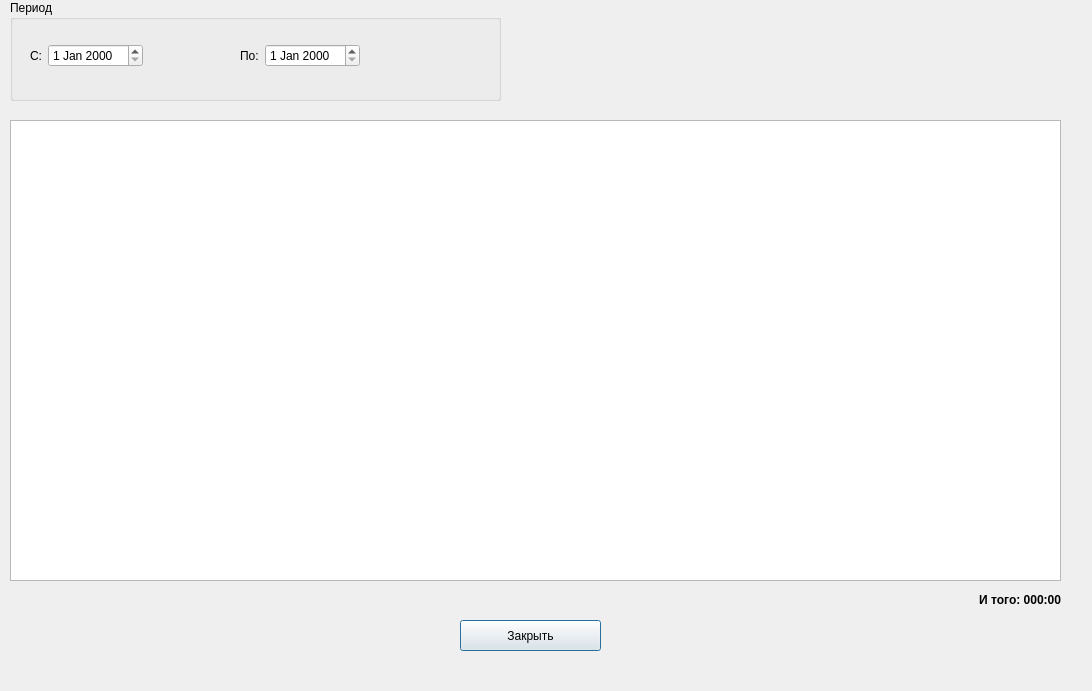
<?xml version="1.0" encoding="UTF-8"?>
<ui version="4.0">
 <class>worksReportDialog</class>
 <widget class="QDialog" name="worksReportDialog">
  <property name="geometry">
   <rect>
    <x>0</x>
    <y>0</y>
    <width>1092</width>
    <height>691</height>
   </rect>
  </property>
  <property name="windowTitle">
   <string>Время по задачам за период</string>
  </property>
  <property name="modal">
   <bool>true</bool>
  </property>
  <widget class="QTableView" name="m_reportView">
   <property name="geometry">
    <rect>
     <x>10</x>
     <y>120</y>
     <width>1051</width>
     <height>461</height>
    </rect>
   </property>
   <property name="editTriggers">
    <set>QAbstractItemView::NoEditTriggers</set>
   </property>
   <property name="selectionBehavior">
    <enum>QAbstractItemView::SelectRows</enum>
   </property>
   <property name="sortingEnabled">
    <bool>true</bool>
   </property>
  </widget>
  <widget class="QLabel" name="m_sumTimeLabel">
   <property name="geometry">
    <rect>
     <x>930</x>
     <y>590</y>
     <width>131</width>
     <height>19</height>
    </rect>
   </property>
   <property name="font">
    <font>
     <weight>75</weight>
     <bold>true</bold>
    </font>
   </property>
   <property name="text">
    <string>И того: 000:00</string>
   </property>
   <property name="textFormat">
    <enum>Qt::AutoText</enum>
   </property>
   <property name="alignment">
    <set>Qt::AlignRight|Qt::AlignTrailing|Qt::AlignVCenter</set>
   </property>
  </widget>
  <widget class="QPushButton" name="m_closeButton">
   <property name="geometry">
    <rect>
     <x>460</x>
     <y>620</y>
     <width>141</width>
     <height>31</height>
    </rect>
   </property>
   <property name="text">
    <string>Закрыть</string>
   </property>
  </widget>
  <widget class="QGroupBox" name="groupBox">
   <property name="geometry">
    <rect>
     <x>10</x>
     <y>0</y>
     <width>491</width>
     <height>101</height>
    </rect>
   </property>
   <property name="title">
    <string>Период</string>
   </property>
   <widget class="QWidget" name="layoutWidget">
    <property name="geometry">
     <rect>
      <x>20</x>
      <y>40</y>
      <width>421</width>
      <height>32</height>
     </rect>
    </property>
    <layout class="QHBoxLayout" name="horizontalLayout_3">
     <item>
      <layout class="QHBoxLayout" name="horizontalLayout">
       <item>
        <widget class="QLabel" name="label">
         <property name="text">
          <string>C:</string>
         </property>
        </widget>
       </item>
       <item>
        <widget class="QDateEdit" name="m_dateFromEdit"/>
       </item>
      </layout>
     </item>
     <item>
      <spacer name="horizontalSpacer">
       <property name="orientation">
        <enum>Qt::Horizontal</enum>
       </property>
       <property name="sizeHint" stdset="0">
        <size>
         <width>80</width>
         <height>20</height>
        </size>
       </property>
      </spacer>
     </item>
     <item>
      <layout class="QHBoxLayout" name="horizontalLayout_2">
       <item>
        <widget class="QLabel" name="label_2">
         <property name="text">
          <string>По:</string>
         </property>
        </widget>
       </item>
       <item>
        <widget class="QDateEdit" name="m_dateToEdit"/>
       </item>
      </layout>
     </item>
     <item>
      <spacer name="horizontalSpacer_2">
       <property name="orientation">
        <enum>Qt::Horizontal</enum>
       </property>
       <property name="sizeHint" stdset="0">
        <size>
         <width>20</width>
         <height>20</height>
        </size>
       </property>
      </spacer>
     </item>
    </layout>
   </widget>
  </widget>
 </widget>
 <resources/>
 <connections/>
</ui>
